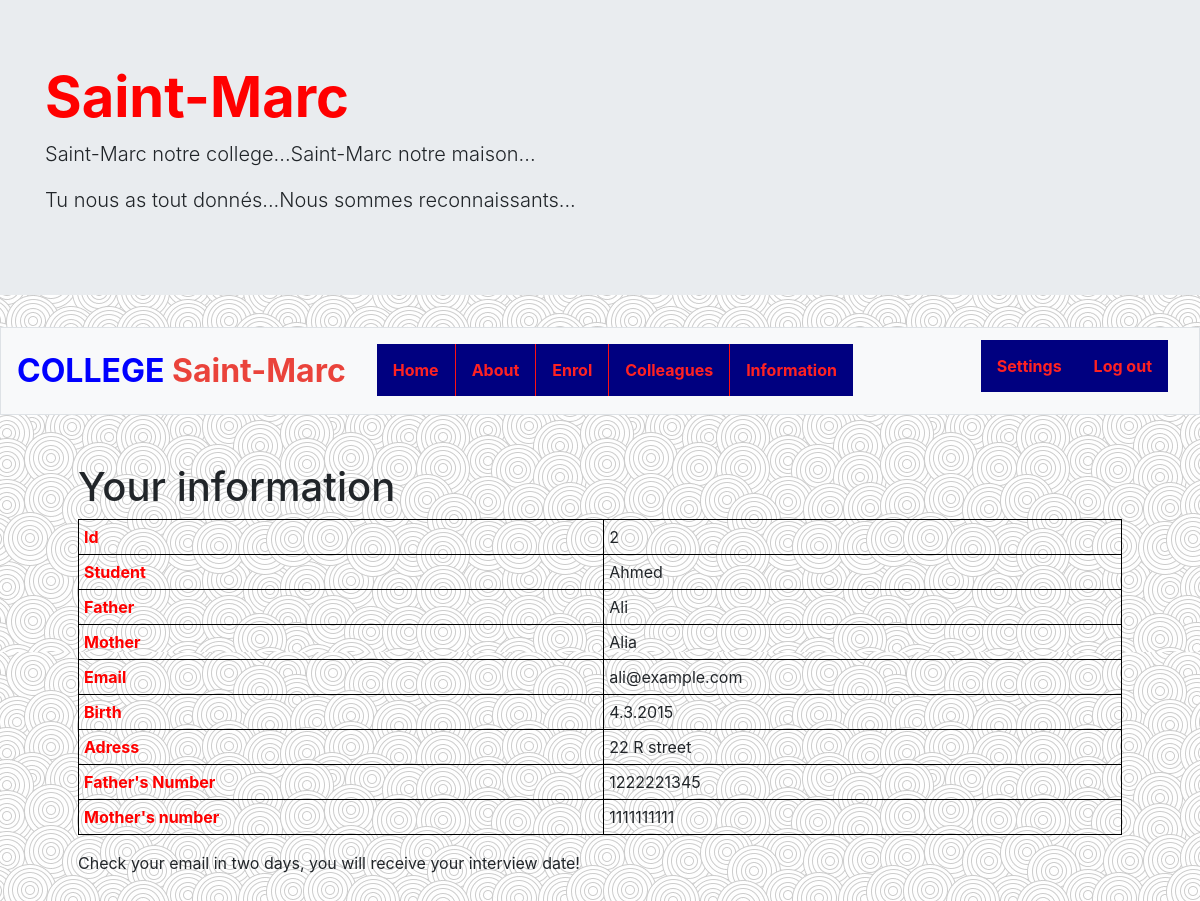
Screenshot of /info (signed in) with the database file from the repository.
### tables this page shows
CREATE TABLE 'students' (
'student_id' INTEGER,
'student' TEXT,
'father' TEXT,
'mother' TEXT,
'email' TEXT,
'birth' TEXT,
'adress' TEXT,
'fnum' NUMERIC,
'mnum' NUMERIC,
FOREIGN KEY (student_id) REFERENCES users(id)
);

### application.py (the view)
@app.route("/info")
def info():
    studentid = session["user_id"]
    rows = db.execute("SELECT * FROM students WHERE student_id = ?", studentid)
    if not rows:
        return apology("You have not enrolled your kid yet!")
    else:
        return render_template("info.html", rows=rows)

### application.py (called while the page is built)
@app.after_request
def after_request(response):
    response.headers["Cache-Control"] = "no-cache, no-store, must-revalidate"
    response.headers["Expires"] = 0
    response.headers["Pragma"] = "no-cache"
    return response

### templates/info.html (shortened to what this page needs)
{% extends "layout.html" %}
{% block main %}
<h1>Your information</h1>
<table>
{%for row in rows %}
    <tr>
        <th>Id</th>
        <td>{{row['student_id']}}</td>
    </tr>
        <tr>
        <th>Student</th>
        <td>{{row['student']}}</td>
    </tr>
        <tr>
        <th>Father</th>
        <td>{{row['father']}}</td>
    </tr>
        <tr>
        <th>Mother</th>
        <td>{{row['mother']}}</td>
    </tr>
        <tr>
        <th>Email</th>
        <td>{{row['email']}}</td>
    </tr>
        <tr>
        <th>Birth</th>
        <td>{{row['birth']}}</td>
    </tr>
        <tr>
        <th>Adress</th>
        <td>{{row['adress']}}</td>
    </tr>
        <tr>
        <th>Father's Number</th>
        <td>{{row['fnum']}}</td>
    </tr>
        <tr>
        <th>Mother's number</th>
        <td>{{row['mnum']}}</td>
    </tr>
</table>
{%endfor%}
<p>Check your email in two days, you will receive your interview date!</p>
{% endblock %}

### static/styles.css (style rules this page uses)
table, th, td { border: 1px solid black; border-collapse: collapse; }
th, td { padding: 5px; text-align: left; }
th { font-weight:bold; color: red; }
table { width: 100%; }
::placeholder { color: red; opacity: 1; font-weight:500; }

### rows the page displays
students: student_id "2", student "Ahmed", father "Ali", mother "Alia", email "ali@example.com", birth "4.3.2015", adress "22 R street", fnum "1222221345", mnum "1111111111"
